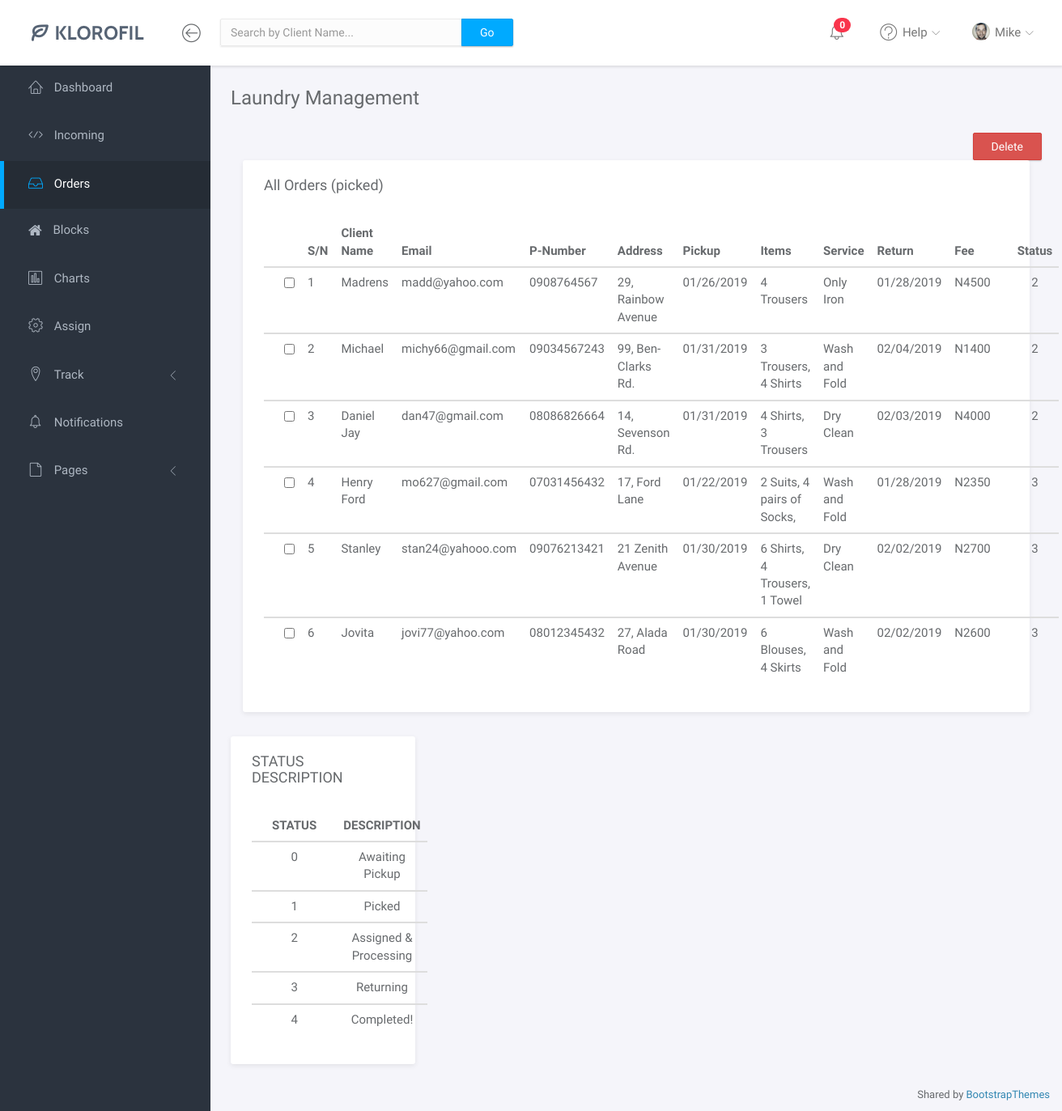
Page /admin/laundry_admin.php (signed in) on the earlier database version.
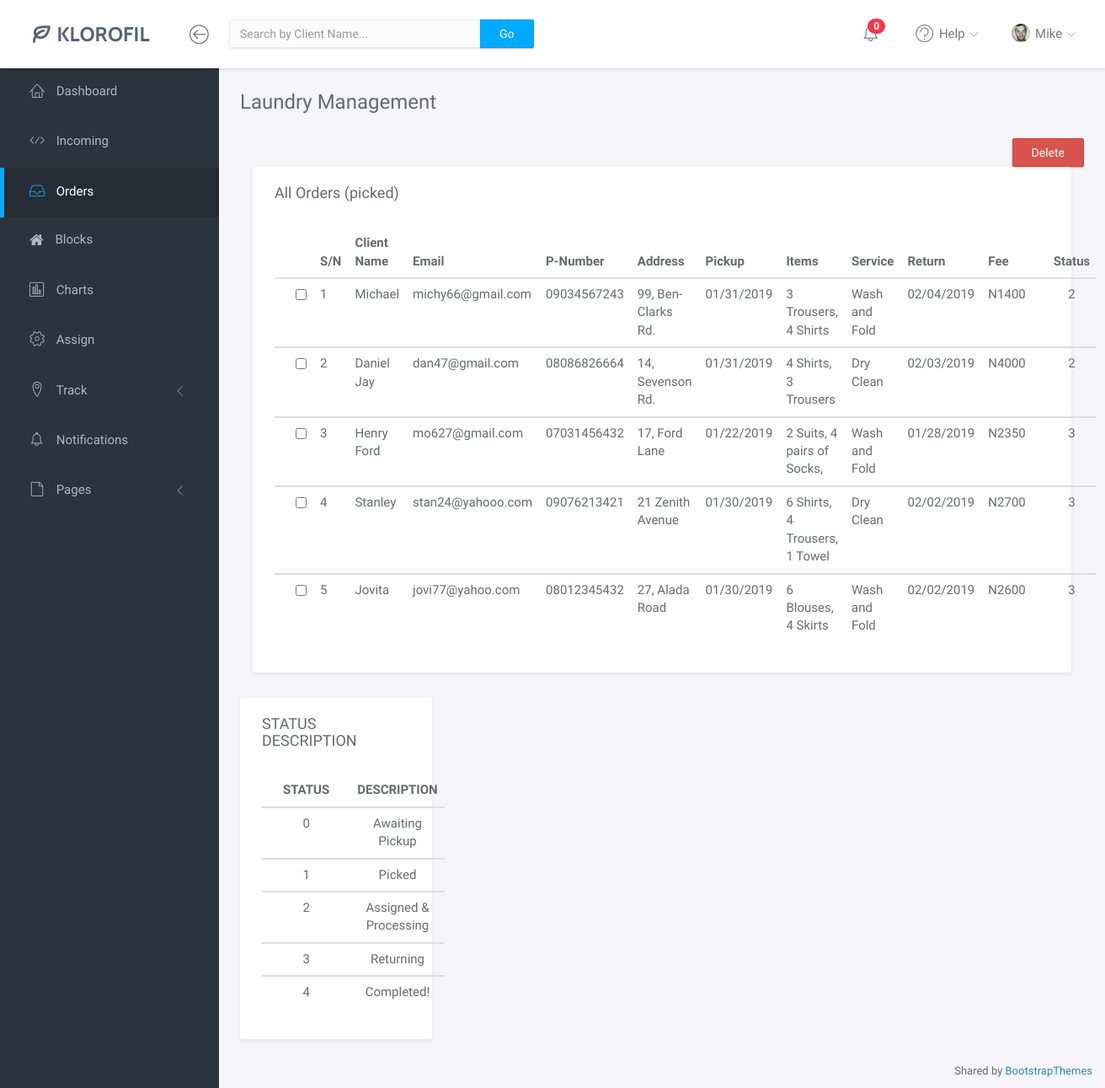
Same page on the later database version.
### tables this page shows
CREATE TABLE IF NOT EXISTS `clients` (
  `O-ID` int NOT NULL AUTO_INCREMENT,
  `NAME` text NOT NULL,
  `EMAIL` text NOT NULL,
  `PNUMBER` varchar(20) NOT NULL,
  `ADDRESS` text NOT NULL,
  `PICKUP` text NOT NULL,
  `ITEMS` text NOT NULL,
  `SERVICE` text NOT NULL,
  `PAYMENT` int NOT NULL,
  `RETURN` text NOT NULL,
  `STATUS` int NOT NULL DEFAULT '0',
  PRIMARY KEY (`O-ID`)
);

CREATE TABLE IF NOT EXISTS `status` (
  `STATUS` varchar(1) NOT NULL,
  `DESCRIPTION` text NOT NULL
);

### admin/laundry_admin.php (the view, shortened to what this page needs)
<?php
include ("connect.php");
	?>
<!doctype html>
<html lang="en">
<head>
	<link rel="stylesheet" href="assets/vendor/bootstrap/css/bootstrap.min.css">
	<link rel="stylesheet" href="assets/vendor/font-awesome/css/font-awesome.min.css">
	<link rel="stylesheet" href="assets/vendor/linearicons/style.css">
	<link rel="stylesheet" href="assets/vendor/toastr/toastr.min.css">
	<link rel="stylesheet" href="assets/css/main.css">
</head>
<body>
	<div id="wrapper">
		<?php include ("navbar.php");?>
		<?php include ("sidebar.php");?>
		<div class="main">
			<div class="main-content">
				<div class="container-fluid">
					<h3 class="page-title">Laundry Management</h3>
					<form action="" method="post" enctype="multipart/form-data">
					<div class="box-body pull-right" style="align:right;">
                     <input type="submit" class="btn btn-danger" value="Delete" name="delete">
					</div><br>
						    <div class="col-md-12">
							<div class="panel">
								<div class="panel-heading">
									<h3 class="panel-title">All Orders (picked)</h3>
								</div>
								<div class="panel-body">
									<table class="table table-hover" id="myTable">
										<thead>
											<tr>
											    <th></th>
											    <th>S/N</th>
												<th>Client Name</th>
												<th>Email</th>
												<th>P-Number</th>
												<th>Address</th>
												<th>Pickup</th>
												<th>Items</th>
												<th>Service</th>
												<th>Return</th>
												<th>Fee</th>
												<th>Status</th>
											</tr>
										</thead>
										<?php
										$i = 0;
										$sql = 'SELECT * from clients WHERE `STATUS` != 0 order by status';
                                        $result = mysqli_query($conn, $sql);
                                        if (mysqli_num_rows($result) > 0) {
                                        while($row = mysqli_fetch_assoc($result)) {
                                        ?>
										<tbody>
											<tr>
											    <td><input type="checkbox" name="id[]" onclick="toggle_highlight(this)" value="<?php echo $row['O-ID']?>"></td>
											    <td><?php echo ++$i; ?></td>
								                <td><?php echo $row['NAME']; ?></td>
												<td><?php echo $row['EMAIL']; ?></td>
												<td><?php echo $row['PNUMBER']; ?></td>
												<td><?php echo $row['ADDRESS']; ?></td>
												<td><?php echo $row['PICKUP']; ?></td>
												<td><?php echo $row['ITEMS']; ?></td>
												<td><?php echo $row['SERVICE']; ?></td>
												<td><?php echo $row['RETURN']; ?></td>
												<td><?php echo "N".$row['PAYMENT']; ?></td>
												<td style="text-align:center;"><?php echo $row['STATUS']; ?></td>
											</tr>
										</tbody>
										<?php
                                        }
                                    } else {
                                       echo '0 results';
                                    }
                                    ?>
									</table>
								</div>
							</div>
						</div><br>
						</form>
							<br>
							<div class="row">
						<div class="col-md-3">
							<div class="panel">
								<div class="panel-heading">
									<h3 class="panel-title">STATUS DESCRIPTION</h3>
								</div>
								<div class="panel-body">
									<table class="table table-hover">
										<thead>
											<tr>
												<th style="text-align:center;">STATUS</th>
												<th style="text-align:center;">DESCRIPTION</th>
											</tr>
										</thead>
										<?php
										$sql = 'SELECT * from status';
                                        $result = mysqli_query($conn, $sql);
                                        if (mysqli_num_rows($result) > 0) {
                                        while($row = mysqli_fetch_assoc($result)) {
                                        ?>
										<tbody>
											<tr>
											    <td style="text-align:center;"><?php echo $row['STATUS']; ?></td>
								                <td style="text-align:center;"><?php echo $row['DESCRIPTION']; ?></td>
											</tr>
										</tbody>
										<?php
                                        }
                                    } else {
                                       echo '0 results';
                                    }
                                    ?>
									</table>
								</div>
							</div>
						</div>
						</div>
					</div>
				</div>
			</div>
		</div>
		<footer>
			<div class="container-fluid">
				<p class="copyright">Shared by <i class="fa fa-love"></i><a href="https://bootstrapthemes.co">BootstrapThemes</a>
</p>
			</div>
		</footer>
</body>
</html>

Differences in the rows shown:
no longer on this page (row edited): clients: NAME "Madrens", EMAIL "madd@yahoo.com", PNUMBER "0908764567", ADDRESS "29, Rainbow Avenue", PICKUP "01/26/2019", ITEMS "4 Trousers", SERVICE "Only Iron", RETURN "01/28/2019", PAYMENT "4500", STATUS "2"
